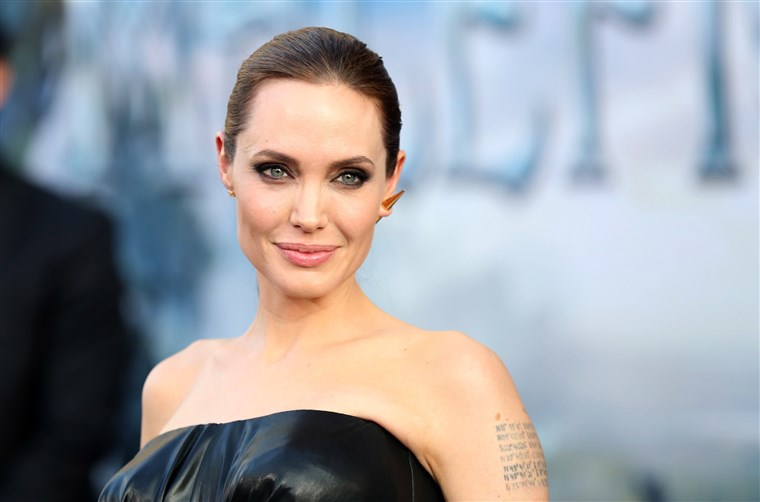
#> input picture app/deepface/tests/integration/dataset/target.jpg, 760 x 502 px; its folder holds only this picture in this run
$ python -i image_preprocessing.py   (imports and definitions only)   (older library calls are emulated)
#> lines starting #> are read from the running program, lines starting #| are printed output that depends on the picture
### app/core/logger.py
import logging
import threading
import json
import sys
from datetime import datetime
from typing import Optional, Dict, Any, List
from collections import deque


class Logger:

    _instance = None
    _lock = threading.Lock()

    def __new__(cls):
        if cls._instance is None:
            with cls._lock:
                if cls._instance is None:
                    cls._instance = super().__new__(cls)
        return cls._instance

    def __init__(self):
        if hasattr(self, "_initialized"):
            return

        self._initialized = True
        self._setup_logger()
        self._memory_logs = deque(maxlen=1000)
        self._memory_lock = threading.Lock()

    def _setup_logger(self):
        self.logger = logging.getLogger("Logger")
        self.logger.setLevel(logging.DEBUG)

        for handler in self.logger.handlers[:]:
            self.logger.removeHandler(handler)

        console_handler = logging.StreamHandler(sys.stdout)
        console_handler.setLevel(logging.DEBUG)  # Changed from INFO to DEBUG for signature verification debugging

        formatter = logging.Formatter(
            "%(asctime)s - %(name)s - %(levelname)s - %(message)s"
        )
        console_handler.setFormatter(formatter)

        self.logger.addHandler(console_handler)
        self.logger.propagate = False

    # [84 lines left out: functions _add_to_memory, debug, info, warning, error, critical and 5 more, not called in this run]

    def clear_memory_logs(self):
        with self._memory_lock:
            self._memory_logs.clear()

    def export_logs(self) -> str:
        return json.dumps(self.get_memory_logs(), indent=2)

    # [4 lines left out: function set_max_memory_logs, not called in this run]


def get_logger() -> Logger:
    return Logger()

### app/utils/image_preprocessing.py
"""
Enhanced Image Preprocessing for Face Detection

This module provides adaptive preprocessing functions to improve face detection accuracy
in challenging conditions (poor lighting, noise, low contrast, etc.).

Expected Improvement: 15-20% detection accuracy with 20-30ms overhead

OPTIMIZATION: GPU-accelerated preprocessing when OpenCV CUDA is available.
"""

import cv2
import numpy as np
from typing import Tuple, Optional, Dict, Any
from app.core.logger import get_logger

# Check for CUDA-enabled OpenCV at module load
def _check_cuda_available() -> bool:
    """Check if OpenCV was compiled with CUDA support."""
    try:
        # Check if cv2.cuda module exists and has devices
        if hasattr(cv2, 'cuda'):
            device_count = cv2.cuda.getCudaEnabledDeviceCount()
            return device_count > 0
        return False
    except Exception:
        return False

CUDA_AVAILABLE = _check_cuda_available()


class ImagePreprocessor:
    """Advanced image preprocessing optimized for face detection.

    Uses GPU-accelerated operations when OpenCV CUDA is available.
    """

    def __init__(self):
        self.logger = get_logger()
        self.use_cuda = CUDA_AVAILABLE
        if self.use_cuda:
            self.logger.info("GPU-accelerated image preprocessing enabled (OpenCV CUDA)")
        else:
            self.logger.debug("Using CPU for image preprocessing (OpenCV CUDA not available)")

    # [352 lines left out: functions preprocess_image, _quick_quality_assessment, _apply_adaptive_enhancements, _apply_denoising, _enhance_contrast, _normalize_brightness and 3 more, not called in this run]


# Global preprocessor instance
_image_preprocessor: Optional[ImagePreprocessor] = None


# [114 lines left out: functions get_image_preprocessor, preprocess_for_face_detection, crop_to_content, not called in this run]

>>> import cv2
>>> picture = cv2.imread('../deepface/tests/integration/dataset/target.jpg', cv2.IMREAD_GRAYSCALE)
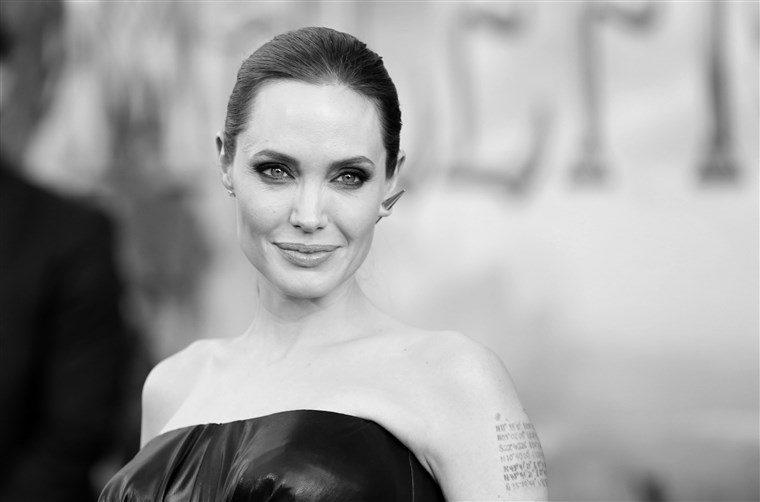
#> picture: shape (502, 760); min 0, max 245, mean 157.6
#> (the run stopped early here; a loop or call above may not have finished)
